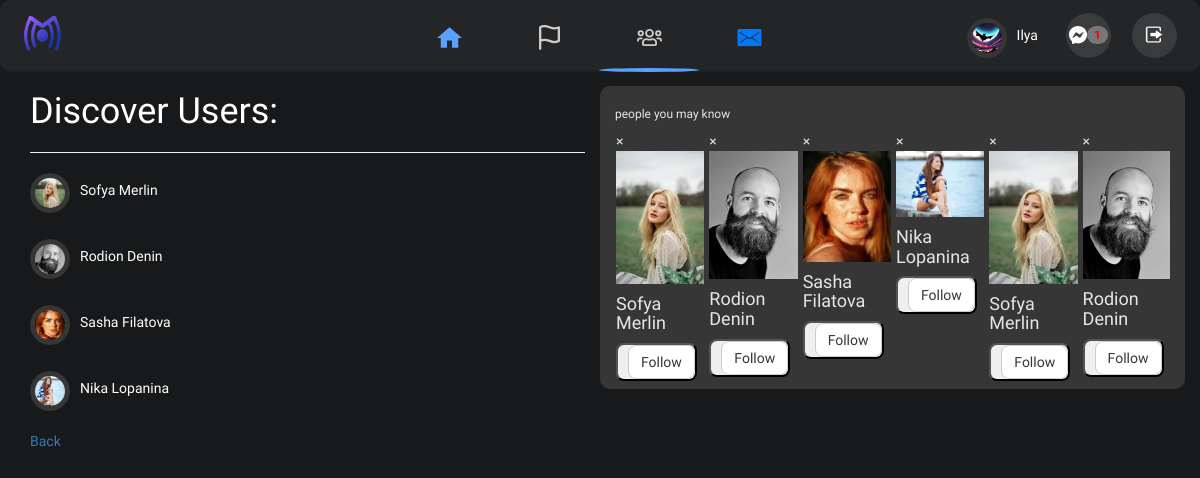
Screenshot of /users (signed in) with the database file from the repository.
### flowmes/models.py (models this page shows, shortened)
class User(UserMixin, db.Model):
    id = db.Column(db.Integer, primary_key=True)
    f_name = db.Column(db.String(64), index=True, nullable=False)
    l_name = db.Column(db.String(64), index=True, nullable=False)
    username = db.Column(db.String(128), index=True, nullable=False)
    dob = db.Column(db.DateTime, nullable=True, index=True)
    gender = db.Column(db.String(6), index=True, nullable=True)
    email = db.Column(db.String(120), index=True, unique=True, nullable=False)
    password_hash = db.Column(db.String(128))
    cover_image = db.Column(db.String(20), default='default.jpeg')
    profile_image = db.Column(db.String(20), default='default.jpg')
    story_image = db.Column(db.String(20))
    about_me = db.Column(db.String(140), default='No Bio')
    last_seen = db.Column(db.DateTime, default=datetime.utcnow)
    school = db.Column(db.String(140), default="No data")
    hometown = db.Column(db.String(140), default="No data")
    location = db.Column(db.String(140), default="No data")
    relationship = db.Column(db.String(140), default="No data")
    posts = db.relationship('Post', backref='author', lazy='dynamic')
    stories = db.relationship('Story', backref='author', lazy='dynamic')
    comments = db.relationship('Comment', backref='author', lazy='dynamic')
    likes = db.relationship('Like', backref='author', lazy='dynamic')
    followed = db.relationship(
        'User', secondary=followers,
        primaryjoin=(followers.c.follower_id == id),
        secondaryjoin=(followers.c.followed_id == id),
        backref=db.backref('followers', lazy='dynamic'), lazy='dynamic')
    messages_sent = db.relationship('Message',
                                    foreign_keys='Message.sender_id',
                                    backref='author', lazy='dynamic')
    messages_received = db.relationship('Message',
                                        foreign_keys='Message.recipient_id',
                                        backref='recipient', lazy='dynamic')
    last_message_read_time = db.Column(db.DateTime)
    def new_messages(self):
        last_read_time = self.last_message_read_time or datetime(1900, 1, 1)
        return Message.query.filter_by(recipient=self).filter(
            Message.timestamp > last_read_time).count()
    def is_following(self, user):
        return self.followed.filter(
            followers.c.followed_id == user.id).count() > 0

### flowmes/routes.py (the view)
@app.route('/users', methods=['GET', 'POST'])
@login_required
def users():
    form = EmptyForm()
    users = User.query.all()
    return render_template('users.html', users=users, form=form, title='users')

### flowmes/forms.py
class EmptyForm(FlaskForm):
    submit = SubmitField('Submit')

### flowmes/models.py (called while the page is built)
@login.user_loader
def load_user(id):
    return User.query.get(int(id))

### flowmes/routes.py (called while the page is built)
@app.before_request
def before_request():
    if current_user.is_authenticated:
        current_user.last_seen = datetime.utcnow()
        db.session.commit()

### flowmes/templates/users.html (shortened to what this page needs)
{% extends "base.html" %}
{% import 'bootstrap/wtf.html' as wtf %}
{% set active_page = "users" %}
{% block styles %}
{{super()}}
{% endblock %}
{% block app_content %}
<div class="container">
    <div class="row">
        <div class="col-md-6">
            <h1>Discover Users: </h1>
            <hr>
            {% for user in users %}
            {% if user != current_user%}
                <a href="{{url_for('user', username=user.username)}}"> <div class="online">
                    <div class="user">
                        <div class="profile">
                            <img src="{{url_for('static', filename='img/avatar/' +user.profile_image)}}" alt="">
                        </div>
                        <h4>{{user.f_name }} {{user.l_name}}</h4>
                    </div>
                    <br>
                </div>
            </a>
            {% endif %}
            {% endfor %}
        </div>
<div class="view friends smaller-margin col-md-6">
    <div class="upper">
        <h6>people you may know</h6>
    </div>
    <div class="owl-carousel owl-theme people">
        {% for user in users %}
        {% if user!= current_user%}
        <div class="item">
            <div class="person-img">
                <div class="icon">
                    &times;
                </div>
                <img src="{{url_for('static', filename='img/avatar/' + user.profile_image)}}" alt="">
            </div>
            <div class="info">
                <h4>
                    {{user.f_name}} {{user.l_name}}
                </h4>
                {% if not current_user.is_following(user) and user != current_user %}
                <button>
                    <form action="{{ url_for('follow', username=user.username) }}" method="post">
                        {{ form.submit(value='Follow', class_='btn btn-default') }}
                    </form>
                </button>
                {% endif %}
            </div>
        </div>
        {%endif%}
        {%endfor%}
    </div>
</div>
    </div>
    <a href="{{url_for('index')}}">Back</a>
</div>
{% endblock %}

### flowmes/templates/base.html (shortened to what this page needs)
{% extends 'bootstrap/base.html' %}
{% block head %}
{{super()}}
{% endblock %}
{% block styles %}
{{super()}}
    <link rel="stylesheet" href="{{url_for('static', filename='css/owl.theme.default.css')}}">
    <link rel="stylesheet" href="{{url_for('static', filename='css/owl.carousel.min.css')}}">
    <link rel="stylesheet" href="{{url_for('static', filename='css/style.css')}}">
{% endblock %}
{% block navbar %}
    {% if current_user.is_authenticated %}
    <nav class="desktop-nav">
        <div class="left-side">
            <div class="logo">
                <a href="{{url_for('index')}}"><img src="{{url_for('static', filename='img/icons/flowmes.svg')}}" alt="" title='FlowMes'></a>
            </div>
        </div>
        <a href="{{url_for('index')}}">
        <div class="tabs">
            <div class="tab-icon {{'active' if active_page == 'index' }}">
                <div class="icon">
                    <img src="{{url_for('static', filename='img/icons/home.svg')}}" alt="" title="Home">
                </div>
            </div>
        </a>
            <a href="{{url_for('explore')}}">
            <div class="tab-icon {{'active' if active_page == 'explore' }}">
                <div class="icon">
                    <img src="{{url_for('static', filename='img/icons/flag.svg')}}" alt="" title="Explore" >
                </div>
            </div>
            </a>
            <a href="{{url_for('users')}}">
            <div class="tab-icon {{'active' if active_page == 'users' }}">
                <div class="icon">
                    <img src="{{url_for('static', filename='img/icons/users.svg')}}" alt="" title="Users">
                </div>
            </div>
            </a>
            <a href="{{url_for('messaging')}}">
            <div class="tab-icon {{'active' if active_page == 'messaging' }}">
                <div class="icon">
                    <img src="{{url_for('static', filename='img/icons/chat.png')}}" alt="" title="Messaging">
                </div>
            </div>
        </a>
        <div class="right-side">
            <a href="{{url_for('user', username=current_user.username)}}">
            <div class="user {{'active' if active_page == 'profile' }}">
                <div class="profile">
                    <img src="{{url_for('static', filename='img/avatar/' + current_user.profile_image)}}" alt="" title="Profile">
                </div>
                <h4>{{ current_user.f_name }}</h4>
            </div>
            </a>
            <a href="{{ url_for('messages') }}">
            <div class="user-icons">
                <div class="icon {{'active' if active_page == 'chat' }}">
                    <img src="{{url_for('static', filename='img/icons/messenger.svg')}}" alt="" title="Chat">
                    {% set new_messages = current_user.new_messages() %}
                            {% if new_messages %}
                            <span class="badge" style="color: red;">{{ new_messages }}</span>
                            {% endif %}
                </div>
            </div>
            </a>
           <a href="{{url_for('logout')}}"> <div class="user-icons">
                <div class="icon">
                    <img src="{{url_for('static', filename='img/icons/logout.png')}}" alt="" title="Logout">
                </div>
            </div></a>
        </div>
    </nav>
    {% endif %}
{% endblock %}
{% block content %}
    {% block app_content %}{% endblock %}
{% endblock %}

### flowmes/static/css/style.css (style rules this page uses)
:root { --primary: #18191a; --accent: #242526; --lighter: #3a3b3c; --font: #e4e6eb; --placeholder: #a0a3a9; --notification: #ff4d4d; --green: rgb(19, 209, 19); --border: #5AA1FF; --border-bottom: #202022; --white: #fff; }
body, html { font-family: "Mulish", sans-serif; overflow-x: hidden; background-color: var(--primary); }
* { margin: 0; padding: 0; -webkit-box-sizing: border-box; box-sizing: border-box; }
button, input { outline: none !important; border-radius: 8px; }
.btn-default { border-radius: 8px; color: #363636; margin-left: 10px; }
a { text-decoration: none !important; }
::placeholder { color: var(--placeholder); }
.user, .item-row { display: flex; justify-content: flex-start; align-content: center; margin-top: 6px; position: relative; flex-shrink: 0; }
.user .profile, .item-row .icon { height: 40px; width: 40px; border-radius: 50%; overflow: hidden; }
.profile img { width: 45px; height: 45px; border-radius: 50%; border:5px solid #363636; display: block; object-fit: cover; align-items: center; overflow: hidden; justify-content: center; }
.user .profile img { height: 100%; width: 100%; object-fit: cover; }
.user h4, .item-row h4 { color: var(--white); font-weight: 400; font-size: 14px; margin: 10px; text-transform: capitalize; }
.desktop-nav { display: none; }
@media only screen and (min-width: 760px) { .desktop-nav { display: flex; } }
@media only screen and (min-width: 760px) { nav { display: flex; justify-content: space-between; align-items: center; padding: 12px 20px; position: relative; background-color: var(--accent); border-bottom: 2px solid var(--border-bottom); height: auto; border-radius: 10px; } }
@media only screen and (min-width: 760px) { nav .left-side { display: flex; justify-content: flex-start; align-items: center; } }
@media only screen and (min-width: 760px) { nav .left-side .logo { height: 45px; width: 45px; border-radius: 50%; } }
@media only screen and (min-width: 760px) { nav .left-side .logo img { height: 100%; width: 100%; object-fit: cover; } }
@media only screen and (min-width: 760px) { nav .tabs { display: flex; align-items: center; justify-content: flex-start; } }
@media only screen and (min-width: 760px) { nav .tabs .tab-icon { height: 100%; margin: 0; margin-top: 5px; width: 100px; text-align: center; position: relative; } }
@media only screen and (min-width: 760px) { nav .tabs .tab-icon .icon { margin-bottom: 10px; height: 25px; width: 25px; margin: auto; cursor: pointer; position: relative; } }
@media only screen and (min-width: 760px) { nav .tabs .tab-icon .icon img { height: 100%; width: 100%; object-fit: contain; } }
@media only screen and (min-width: 760px) { nav .tabs .tab-icon.active::after { content: ''; position: absolute; bottom: -22px; left: 0; width: 100%; border-radius: 50%; border-bottom: 4px solid var(--border); } }
@media only screen and (min-width: 760px) { nav .right-side { display: flex; justify-content: center; align-items: center; height: 100%; } }
@media only screen and (min-width: 760px) { nav .right-side .user-icons { display: flex; justify-content: center; align-items: center; margin-left: 15px; } }
@media only screen and (min-width: 760px) { nav .right-side .user-icons .icon { margin: 0 3px; height: 45px; width: 45px; border-radius: 50%; position: relative; display: flex; justify-content: center; align-items: center; background-color: var(--lighter); cursor: pointer; } }
@media only screen and (min-width: 760px) { nav .right-side .user-icons .icon img { height: 40%; width: 40%; } }
.friends { background-color: #363636; border-radius: 10px; padding: 12px 15px 8px; margin: 14px 0; color: #e6e6e6; }

### flowmes/templates/users.html (style rules this page uses)
body { color: var(--white) }

### rows the page displays
User: profile_image (picture), f_name "Ilya"
User: profile_image (picture), f_name "Sofya", l_name "Merlin"
User: profile_image (picture), f_name "Rodion", l_name "Denin"
User: profile_image (picture), f_name "Sasha", l_name "Filatova"
User: profile_image (picture), f_name "Nika", l_name "Lopanina"

### other values shown
{{ new_messages }} "1"
